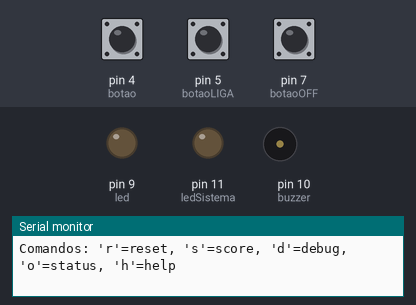
Bench run of a sketch on a simulated Arduino Uno, built with avr-gcc and run on an emulated ATmega328P. Shown: output pins drawn as LEDs (lit = HIGH), buzzer (waves = sounding), the last lines printed to the serial monitor. Dashed ring = blinking. Inputs (shaded band) come from the test bench; at power-on: pin 7 (botaoOFF) HIGH, pin 4 (botao) HIGH, pin 5 (botaoLIGA) HIGH.

Above: at 5.0 s.
5.1 s: pin 7 (botaoOFF) pulled LOW for 0.15 s
At 5.89 s:
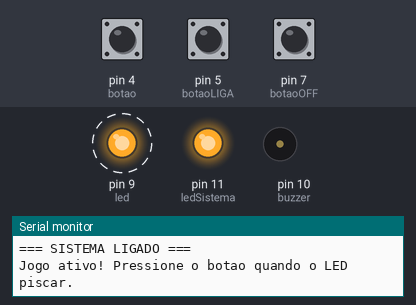
8.1 s: pin 4 (botao) pulled LOW for 0.15 s
11.1 s: pin 5 (botaoLIGA) pulled LOW for 0.15 s
14.1 s: pin 4 (botao) pulled LOW for 1 s
At 14.7 s:
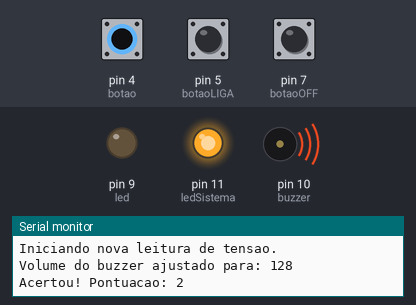
17.3 s: pin 7 (botaoOFF) pulled LOW for 1 s
At 18.7 s:
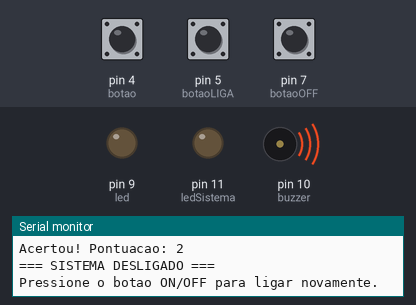
19.8 s: pin 7 (botaoOFF) pulled LOW for 3.2 s
At 20.58 s:
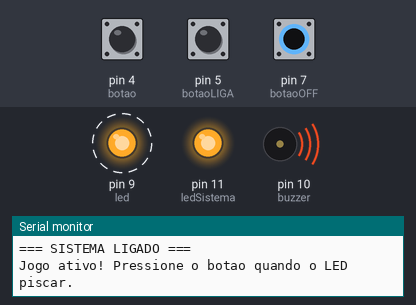
Timing chart, 0 to 25.5 s (numbered marks = the images above; inputs shaded):
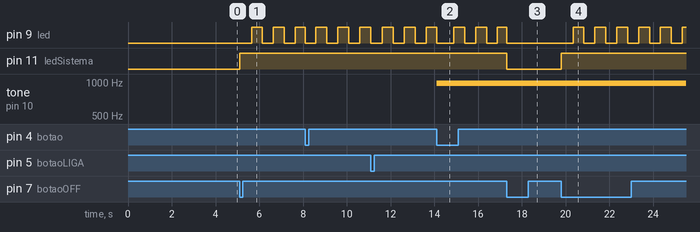

The sketch:

Projeto.ino
```cpp
// Felipe Silva Loschi(601) & Felipe Tagawa Reis(2037) & Pedro Henrique Ribeiro Dias(529)
// ------------------ UART ---------------------
#include <avr/io.h>
#include <avr/interrupt.h>
#include <util/delay.h>
#include <stdlib.h>

#define F_CPU 16000000UL
#define BAUD 9600
#define MYUBRR F_CPU/16/BAUD-1

// ------------- Entradas e saídas -------------
#define botao PD4
#define botaoLIGA PD5
#define led PB1 // LED que pisca
#define potenciometro PC0 // A0
#define buzzer PB2 // PWM para controle de volume (OC1B)
#define botaoOFF PD7
#define ledSistema PB3 // LED indicador do sistema

unsigned char contadorPontos = 0; // Pontuação
volatile unsigned char ledAceso = 0; // Flag para indicar se LED está aceso
volatile unsigned char contadorTimer = 0; // Contador para controle do piscar
volatile unsigned char sistemaLigado = 0; // Flag para controlar se o sistema está ligado
volatile unsigned char debounceCounter = 0; // Contador para debounce do botão

// ----------- Inicialização UART ---------------
void UART_Init(unsigned int ubrr) {
  UBRR0H = (unsigned char)(ubrr >> 8);
  UBRR0L = (unsigned char)ubrr;
  UCSR0B = (1 << RXEN0) | (1 << TXEN0) | (1 << RXCIE0);
  UCSR0C = (1 << UCSZ01) | (1 << UCSZ00);
}

// ----------- Recepção UART --------------------
ISR(USART_RX_vect) {
  char comando = UDR0;

  // Ignora caracteres de controle (CR, LF, espaços, tabs)
  if (comando == '\r' || comando == '\n' || comando == ' ' || comando == '\t') {
    return; // Sai da ISR sem processar
  }

  switch (comando) {
    case 'r':
      if (sistemaLigado) {
        contadorPontos = 0;
        UART_SendString("Pontuacao reiniciada.\r\n");
      } else {
        UART_SendString("Sistema desligado! Ligue o sistema primeiro.\r\n");
      }
      break;
    case 's':
      UART_SendString("Pontuacao atual: ");
      UART_SendInt(contadorPontos);
      UART_SendString("\r\n");
      break;
    case 'd': // Debug do volume do buzzer
      UART_SendString("Volume buzzer: ");
      UART_SendInt(OCR1B);
      UART_SendString("\r\n");
      break;
    case 'o': // Status do sistema
      if (sistemaLigado) {
        UART_SendString("Sistema LIGADO\r\n");
      } else {
        UART_SendString("Sistema DESLIGADO\r\n");
      }
      break;
    case 'x': // Comando de debug para ver caracteres recebidos
      UART_SendString("Ultimo char recebido: ");
      UART_SendInt((unsigned char)comando);
      UART_SendString(" (ASCII: '");
      UART_Transmit(comando);
      UART_SendString("')\r\n");
      break;
    case 'h': // Help - mostra comandos disponíveis
      UART_SendString("=== COMANDOS DISPONIVEIS ===\r\n");
      UART_SendString("r = Reset pontuacao\r\n");
      UART_SendString("s = Mostrar pontuacao atual\r\n");
      UART_SendString("d = Debug volume do buzzer\r\n");
      UART_SendString("o = Status do sistema (ON/OFF)\r\n");
      UART_SendString("x = Debug ultimo caractere recebido\r\n");
      UART_SendString("h = Mostrar esta ajuda\r\n");
      UART_SendString("=============================\r\n");
      break;
    default:
      UART_SendString("Comando invalido. Digite 'h' para ver comandos disponiveis.\r\n");
      // Debug: mostra qual caractere foi recebido
      UART_SendString("Caractere recebido: ");
      UART_SendInt((unsigned char)comando);
      UART_SendString(" (ASCII)\r\n");
      break;
  }
}

// ------------ Transmissão de dados -------------
void UART_Transmit(unsigned char data) {
  // Espera o buffer estar vazio
  while (!(UCSR0A & (1 << UDRE0)));
  // Envia o dado
  UDR0 = data;
}

// --------- Envio de valores inteiros com UART ----------
void UART_SendInt(uint8_t valor) {
  char buffer[10];
  itoa(valor, buffer, 10); // Conversão de inteiro para string
  UART_SendString(buffer);
}

// ---------- Envio de Strings com UART --------------------
void UART_SendString(const char* str) {
  while (*str) {
    UART_Transmit(*str++); // Transmissão de mensagens
  }
}

void ligaBuzzer(){
  if (sistemaLigado && OCR1B > 0) { // Só toca se sistema ligado e volume > 0
    // Ativa o buzzer com PWM usando Timer1
    TCCR1A |= (1 << COM1B1); // Habilita PWM no pino OC1B (PB2)
    _delay_ms(300);
    TCCR1A &= ~(1 << COM1B1); // Desabilita PWM
    PORTB &= ~(1 << buzzer); // Garante que o pino fica em LOW
  }
}

// ---------- Interrupção dos botões --------------------
ISR(PCINT2_vect) {
  // Verifica se é o botão de ON/OFF (PD7)
  if (!(PIND & (1 << botaoOFF))) {
    if (debounceCounter == 0) { // Só processa se não estiver em debounce
      sistemaLigado = !sistemaLigado; // Inverte o estado do sistema

      if (sistemaLigado) {
        PORTB |= (1 << ledSistema); // Liga LED do sistema
        UART_SendString("=== SISTEMA LIGADO ===\r\n");
        UART_SendString("Jogo ativo! Pressione o botao quando o LED piscar.\r\n");
      } else {
        PORTB &= ~(1 << ledSistema); // Desliga LED do sistema
        PORTB &= ~(1 << led); // Desliga LED do jogo
        ledAceso = 0;
        contadorTimer = 0;
        UART_SendString("=== SISTEMA DESLIGADO ===\r\n");
        UART_SendString("Pressione o botao ON/OFF para ligar novamente.\r\n");
      }
      debounceCounter = 20; // Inicia debounce (20 * 12.8ms = ~256ms)
    }
    return; // Sai da interrupção para não processar outros botões
  }

  // Só processa outros botões se sistema estiver ligado
  if (!sistemaLigado) {
    return;
  }

  // Verifica se é o botão de tiro (PD4)
  if (!(PIND & (1 << botao))) {
    if (ledAceso) { // Só conta ponto se LED estiver aceso
      contadorPontos++; // Incrementa a pontuação do jogador
      PORTB &= ~(1 << led); // Desliga o LED imediatamente
      ligaBuzzer();
      ledAceso = 0; // Marca LED como apagado
      contadorTimer = 0; // Reinicia o contador do timer
      UART_SendString("Acertou! Pontuacao: ");
      UART_SendInt(contadorPontos);
      UART_SendString("\r\n");
    } else {
      UART_SendString("Errou! LED estava apagado.\r\n");
    }
  }

  // Verifica se é o botão LIGA (PD5)
  if (!(PIND & (1 << botaoLIGA))) {
    UART_SendString("Iniciando nova leitura de tensao.\r\n");

    // Seleciona o canal ADC0 (potenciometro PC0)
    ADMUX = (ADMUX & 0xF0) | (potenciometro & 0x0F);

    // Inicia uma nova conversão ADC
    ADCSRA |= (1 << ADSC);

    // Espera a conversão terminar
    while (ADCSRA & (1 << ADSC));

    uint16_t leituraAD = ADC; // Lê o valor convertido

    // Atualiza o PWM do buzzer proporcional à tensão
    OCR1B = leituraAD >> 2; // Dividindo por 4 (1023/4 ≈ 255) para caber no PWM de 8 bits

    UART_SendString("Volume do buzzer ajustado para: ");
    UART_SendInt(OCR1B);
    UART_SendString("\r\n");
  }
}

// ------------------- Rotina de TIMER 2 (PISCA LED E DEBOUNCE) ----------------------- //
ISR(TIMER2_COMPA_vect) {
  // Debounce do botão ON/OFF
  if (debounceCounter > 0) {
    debounceCounter--;
  }

  // Só pisca LED se sistema estiver ligado
  if (sistemaLigado) {
    contadorTimer++;

    // Pisca o LED a cada ~500ms (aproximadamente 39 interrupções de 12.8ms)
    if (contadorTimer >= 39) {
      contadorTimer = 0;

      if (ledAceso) {
        PORTB &= ~(1 << led); // Apaga o LED
        ledAceso = 0;
      } else {
        PORTB |= (1 << led); // Acende o LED
        ledAceso = 1;
      }
    }
  }
}

// ------------------------  Função Principal  ------------------ //
int main() {
    UART_Init(MYUBRR); // Inicialização do UART

    // Configuração dos pinos
    DDRD &= ~(1 << botao); // botão como entrada
    DDRD &= ~(1 << botaoLIGA); // botão LIGA como entrada
    DDRD &= ~(1 << botaoOFF); // botão ON/OFF como entrada
    DDRB |= (1 << led) | (1 << buzzer) | (1 << ledSistema); // LEDs e buzzer como saída
    PORTD |= (1 << botao) | (1 << botaoLIGA) | (1 << botaoOFF); // Pull-up nos botões

    // Sistema inicia desligado
    sistemaLigado = 0;
    PORTB &= ~(1 << ledSistema); // LED do sistema desligado
    PORTB &= ~(1 << led); // LED do jogo desligado

    //----------------- Configuração do PWM para buzzer (Timer1) -----------------
    TCCR1A |= (1 << WGM10); // PWM 8-bit (Fast PWM)
    TCCR1B |= (1 << WGM12) | (1 << CS11) | (1 << CS10); // Fast PWM 8-bit, prescaler = 64
    // COM1B1 será habilitado apenas quando o buzzer tocar

    // Configuração para piscar do LED (Timer2)
    TCCR2A |= (1 << WGM21); // CTC mode
    TCCR2B |= (1 << CS22) | (1 << CS21) | (1 << CS20); // Prescaler = 1024
    OCR2A = 199; // Para gerar interrupção a cada ~12.8ms
    TIMSK2 |= (1 << OCIE2A); // Habilita a interrupção por comparação

    //----------------- Interrupção externa: -----------------
    PCICR |= (1 << PCIE2); // Habilita interrupções PCINT para porta D
    PCMSK2 |= (1 << PCINT20) | (1 << PCINT21) | (1 << PCINT23); // Interrupção em PD4, PD5 e PD7

    //----------------- Configuração do conversor ADC: -----------------
    ADCSRA |= (1 << ADEN); // Liga o ADC
    // PRESCALER ADC:
    ADCSRA |= (1 << ADPS2) | (1 << ADPS1) | (1 << ADPS0); // Prescaler = 128(125kHz)
    ADMUX |= (1 << REFS0); // Usando AVCC como referência

    sei(); // Habilita interrupções globais

    // Inicializa buzzer com volume zero
    OCR1B = 0;

    // Mensagens iniciais
    UART_SendString("=== Tiro ao LED - Sistema Inicializado ===\r\n");
    UART_SendString("Sistema DESLIGADO - Pressione o botao ON/OFF para ligar\r\n");
    UART_SendString("Comandos: 'r'=reset, 's'=score, 'd'=debug, 'o'=status, 'h'=help\r\n\r\n");

    while (1) {
        // Loop principal vazio - tudo é controlado por interrupções
    }
}
```

Measured:
- after the input at 5.1 s, pin 9 (led): alternates HIGH for 0.50 s and LOW for 0.50 s, starting after 0.54 s; pin 11 (ledSistema): LOW → HIGH at once
- after the input at 14.1 s, tone on pin 10 (buzzer): silent → 977 Hz at once
- after the input at 17.3 s, pin 11 (ledSistema): HIGH → LOW at once
- after the input at 19.8 s, pin 9 (led): alternates HIGH for 0.50 s and LOW for 0.50 s, starting after 0.54 s; pin 11 (ledSistema): LOW → HIGH at once
